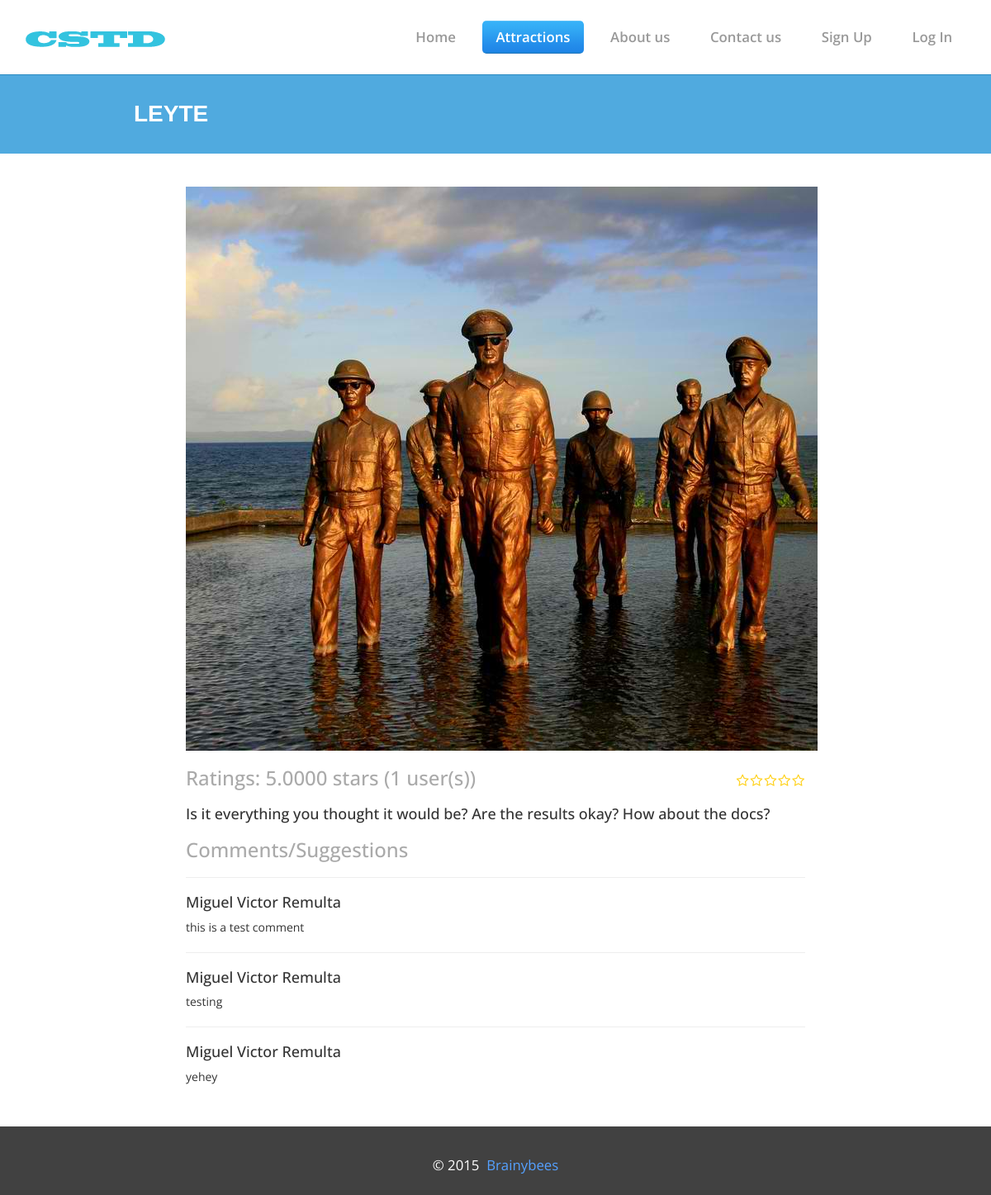
/attractions?id=3, run on the app's committed database.
### tables this page shows
CREATE TABLE IF NOT EXISTS `attractions` (
`id` int(11) NOT NULL,
  `name` varchar(255) NOT NULL,
  `description` text NOT NULL,
  `picture` varchar(255) NOT NULL
);

CREATE TABLE IF NOT EXISTS `comments` (
`id` int(11) NOT NULL,
  `attraction_id` int(11) NOT NULL,
  `user_id` int(11) NOT NULL,
  `comment` text NOT NULL,
  `date_published` datetime NOT NULL DEFAULT CURRENT_TIMESTAMP
);

### helper.php (called while the page is built, shortened)
<?php
	class DatabaseHelper {
		private $connection;
		public function __construct () {
			$this->connection = new mysqli(
				DATABASE_SERVER_NAME,
				DATABASE_USERNAME,
				DATABASE_PASSWORD,
				DATABASE_NAME
			);
		}
		public function get_attraction ($id) {
			$sql = 'SELECT * FROM attractions WHERE id = ' . $id;
			$result = $this->connection->query($sql);
			if ($result->num_rows !== 0) {
				$sql = 'SELECT comments.id, comment, date_published, concat(users.first_name, \' \', users.last_name) as user, users.username FROM `comments` inner join users ON comments.user_id = users.id WHERE attraction_id = ' . $id;
				$result2 = $this->connection->query($sql);
				$comments = as_array($result2);
				$sql = 'SELECT avg(rating) as avg_rating, count(*) as users_count FROM `ratings` WHERE attraction_id = ' . $id;
				$result3 = $this->connection->query($sql)->fetch_assoc();
				$attraction = $result->fetch_assoc();
				$attraction['comments'] = $comments;
				$attraction['rating'] = $result3;
				return $attraction;
			}
			return NULL;
		}
	}
	function as_array ($cursor) {
		$result = array();
		while ($row = $cursor->fetch_assoc()) {
			$result[] = $row;
		}
		return $result;
	}
	function format_attraction_rating ($attraction) {
		if ($attraction['rating']['avg_rating'] !== NULL) {
			return $attraction['rating']['avg_rating'] . ' stars (' . $attraction['rating']['users_count'] . ' user(s))';
		}
		return 'No ratings yet';
	}
?>

### attractions/templates/detail.php (the view, shortened to what this page needs)
<!DOCTYPE html>
<html>
<head>
    <link href="/css/bootstrap.min.css" rel='stylesheet' type='text/css' />
    <link href="/css/style.css" rel='stylesheet' type='text/css' />
    <link rel="stylesheet" href="http://cdnjs.cloudflare.com/ajax/libs/font-awesome/4.2.0/css/font-awesome.min.css">
    <link href='' rel="stylesheet" type="text/css">
</head>
<body>
    <div class="header">
        <div class="container">
            <div class="logo">
                <a href="/"><img src="/img/logo1.png" title="carwash" /></a>
            </div>
            <div class="top-nav">
                    <ul>
                        <li><a href="/">Home</a></li>
                        <?php if (isset($_SESSION['user'])) { ?>
                            <li class="active"><a href="/attractions">Attractions</a></li>
                            <li><a href="/about.php">About us</a></li>
                            <li><a href="/contact.php">Contact us</a></li>
                            <li><a href="/logout.php">Log Out</a></li>
                        <?php } else { ?>
                            <li class="active"><a href="/attractions">Attractions</a></li>
                            <li><a href="/about.php">About us</a></li>
                            <li><a href="/contact.php">Contact us</a></li>
                            <li><a href="/signup.php">Sign Up</a></li>
                            <li><a href="/login.php">Log In</a></li>
                        <?php } ?>
                        <div class="clearfix"></div>
                    </ul>
            </div>
            <div class="clearfix"> </div>
        </div>
    </div>
    <div>
        <div class="about-head">
            <h3><?php echo $attraction['name'] ?></h3>
        </div>
        <div class="container" style="margin-top: 40px; margin-bottom: 40px;">
            <div class="row">
                <div class="col-lg-8 col-lg-offset-2" style="overflow: hidden;">
                    <img src="<?php echo $attraction['picture'] ?>">
                    <h3 style="color: #aaa;">
                        Ratings: <?php echo format_attraction_rating($attraction) ?>
                        <div class="starrr" style="float: right" data-attraction-id="<?php echo $attraction['id'] ?>"></div>
                    </h3>
                    <h4 style="margin-top: 20px;"><?php echo $attraction['description'] ?></h4>
                    <h3 style="color: #aaa;">Comments/Suggestions</h3>
                    <?php if ($attraction['comments']) { ?>
                        <?php foreach ($attraction['comments'] as $index => $comment) { ?>
                            <hr />
                            <div>
                                <h4><?php echo ucwords($comment['user']) ?></h4>
                                <p><?php echo $comment['comment'] ?></p>
                            </div>
                        <?php } ?>
                    <?php } else { ?>
                        <h4>No comments/suggestions yet.</h4>
                    <?php } ?>
                </div>
            </div>
        </div>
    </div>
    <div class="footer">
        <div class="container">
            <div class="copy-right">
                <p>&copy; 2015 &nbsp;<a href="/">Brainybees</a></p>
            </div>
        </div>
    </div>
    </body>
</html>

### css/style.css (style rules this page uses)
body { font-family: 'Open Sans', sans-serif; background: #fff; }
.header { padding: 1.8em 0; border-bottom: 1px solid #2A8BC1; }
.logo { float: left; margin-top: 0.3em; }
.top-nav { float:right; }
.top-nav ul { margin:0; padding:0; }
.top-nav ul li { display:inline-block; float:left; margin-left:15px; }
.top-nav ul li a { padding: 0.47em 1em; display:inline-block; font-weight:600; font-size:1.2em; text-decoration:none; color:#999; transition: 0.5s all; -webkit-transition: 0.5s all; -moz-transition: 0.5s all; -o-transition: 0.5s all; border-radius:0.3em; -moz-border-radius:0.3em; -o-border-radius:0.3em; -webkit-border-radius:0.3em; font-family: 'Open Sans', sans-serif; }
.top-nav ul li a:hover,.top-nav ul li.active a { color:#fff; background: #74cbfa; background: -moz-linear-gradient(top, #74cbfa 0%, #37b2f8 3%, #33abf5 22%, #238cea 75%, #1f85e7 94%, #1784d1 97%, #3a73b9 100%); background: -webkit-gradient(linear, left top, left bottom, color-stop(0%,#74cbfa), color-stop(3%,#37b2f8), color-stop(22%,#33abf5), color-stop(75%,#238cea), color-stop(94%,#1f85e7), color-stop(97%,#1784d1), color-stop(100%,#3a73b9)); background: -webkit-linear-gradient(top, #74cbfa 0%,#37b2f8 3%,#33abf5 22%,#238cea 75%,#1f85e7 94%,#1784d1 97%,#3a73b9 100%); background: -o-linear-gradient(top, #74cbfa 0%,#37b2f8 3%,#33abf5 22%,#238cea 75%,#1f85e7 94%,#1784d1 97%,#3a73b9 100%); background: -ms-linear-gradient(top, #74cbfa 0%,#37b2f8 3%,#33abf5 22%,#238cea 75%,#1f85e7 94%,#1784d1 97%,#3a73b9 100%); background: linear-gradient(to bottom, #74cbfa 0%,#37b2f8 3%,#33abf5 22%,#238cea 75%,#1f85e7 94%,#1784d1 97%,#3a73b9 100%); filter: progid:DXImageTransform.Microsoft.gradient( startColorstr='#74cbfa', endColorstr='#3a73b9',GradientType=0 ); }
.about-head { padding: 2.3em 0; background: #50AADF; }
.about-head h3 { text-align: left; color: #fff; font-size: 2em; text-transform: uppercase; font-weight: 700; width: 73%; margin: 0 auto; font-family: 'Carrois Gothic SC', sans-serif; }
.footer { padding: 1em 0; background: #414141; }
.copy-right { text-align:center; margin-top: 1.5em; }
.copy-right p { font-size: 1.2em; color: #fff; font-family: 'Open Sans', sans-serif; font-weight: 400; }
.copy-right p a { color:#55A1FF; transition: 0.5s all; -webkit-transition: 0.5s all; -moz-transition: 0.5s all; -o-transition: 0.5s all; }
.starrr { display:inline-block }

### data on the page
attractions: name "LEYTE", picture (picture), description "Is it everything you thought it would be? Are the results okay? How about the docs?"
comments: user "Miguel Victor Remulta", comment "this is a test comment"
comments: user "Miguel Victor Remulta", comment "testing"
comments: user "Miguel Victor Remulta", comment "yehey"

### other printed values
format_attraction_rating($attraction) "5.0000 stars (1 user(s))"
